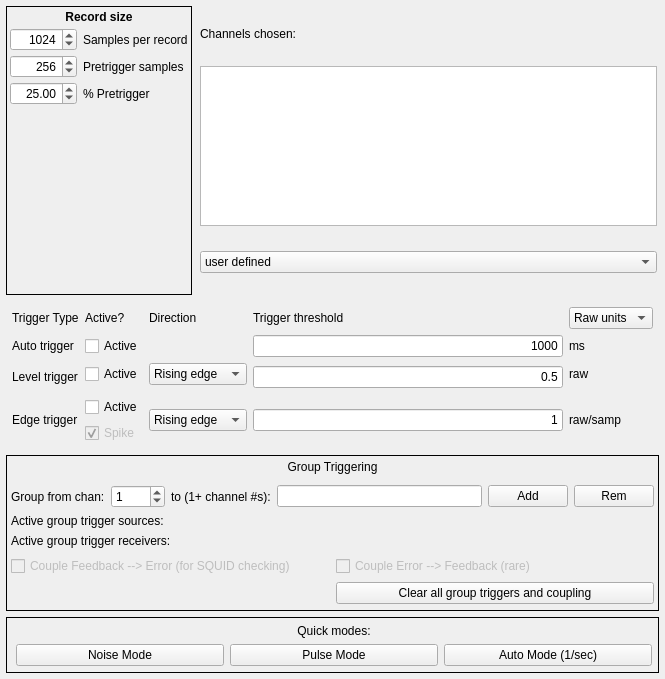
<?xml version="1.0" encoding="UTF-8"?>
<ui version="4.0">
 <class>triggerConfigTab</class>
 <widget class="QWidget" name="triggerConfigTab">
  <property name="geometry">
   <rect>
    <x>0</x>
    <y>0</y>
    <width>665</width>
    <height>679</height>
   </rect>
  </property>
  <property name="sizePolicy">
   <sizepolicy hsizetype="MinimumExpanding" vsizetype="MinimumExpanding">
    <horstretch>0</horstretch>
    <verstretch>0</verstretch>
   </sizepolicy>
  </property>
  <property name="windowTitle">
   <string>Form</string>
  </property>
  <property name="toolTip">
   <string>Units for the trigger thresholds</string>
  </property>
  <layout class="QVBoxLayout" name="verticalLayout">
   <property name="leftMargin">
    <number>6</number>
   </property>
   <property name="topMargin">
    <number>6</number>
   </property>
   <property name="rightMargin">
    <number>6</number>
   </property>
   <property name="bottomMargin">
    <number>6</number>
   </property>
   <item>
    <layout class="QHBoxLayout" name="horizontalLayout">
     <item>
      <widget class="QFrame" name="recordSizeFrame">
       <property name="frameShape">
        <enum>QFrame::Panel</enum>
       </property>
       <layout class="QGridLayout" name="recordDetailLayout">
        <property name="leftMargin">
         <number>3</number>
        </property>
        <property name="topMargin">
         <number>3</number>
        </property>
        <property name="rightMargin">
         <number>3</number>
        </property>
        <property name="bottomMargin">
         <number>3</number>
        </property>
        <property name="horizontalSpacing">
         <number>6</number>
        </property>
        <property name="verticalSpacing">
         <number>4</number>
        </property>
        <item row="2" column="1">
         <widget class="QLabel" name="pretrigLengthLabel">
          <property name="text">
           <string>Pretrigger samples</string>
          </property>
         </widget>
        </item>
        <item row="2" column="0">
         <widget class="QSpinBox" name="pretrigLengthSpinBox">
          <property name="alignment">
           <set>Qt::AlignRight|Qt::AlignTrailing|Qt::AlignVCenter</set>
          </property>
          <property name="keyboardTracking">
           <bool>false</bool>
          </property>
          <property name="minimum">
           <number>3</number>
          </property>
          <property name="maximum">
           <number>65536</number>
          </property>
          <property name="value">
           <number>256</number>
          </property>
         </widget>
        </item>
        <item row="3" column="1">
         <widget class="QLabel" name="pretrigPercentLabel">
          <property name="text">
           <string>% Pretrigger</string>
          </property>
         </widget>
        </item>
        <item row="1" column="1">
         <widget class="QLabel" name="recordLengthLabel">
          <property name="text">
           <string>Samples per record</string>
          </property>
         </widget>
        </item>
        <item row="4" column="0">
         <spacer name="verticalSpacer">
          <property name="orientation">
           <enum>Qt::Vertical</enum>
          </property>
          <property name="sizeHint" stdset="0">
           <size>
            <width>20</width>
            <height>40</height>
           </size>
          </property>
         </spacer>
        </item>
        <item row="1" column="0">
         <widget class="QSpinBox" name="recordLengthSpinBox">
          <property name="toolTip">
           <string>Samples in a record (from 4 to 2^21)</string>
          </property>
          <property name="alignment">
           <set>Qt::AlignRight|Qt::AlignTrailing|Qt::AlignVCenter</set>
          </property>
          <property name="keyboardTracking">
           <bool>false</bool>
          </property>
          <property name="minimum">
           <number>4</number>
          </property>
          <property name="maximum">
           <number>2097172</number>
          </property>
          <property name="value">
           <number>1024</number>
          </property>
         </widget>
        </item>
        <item row="3" column="0">
         <widget class="QDoubleSpinBox" name="pretrigPercentSpinBox">
          <property name="alignment">
           <set>Qt::AlignRight|Qt::AlignTrailing|Qt::AlignVCenter</set>
          </property>
          <property name="keyboardTracking">
           <bool>false</bool>
          </property>
          <property name="maximum">
           <double>100.000000000000000</double>
          </property>
          <property name="value">
           <double>25.000000000000000</double>
          </property>
         </widget>
        </item>
        <item row="0" column="0" colspan="2">
         <widget class="QLabel" name="label_19">
          <property name="font">
           <font>
            <weight>75</weight>
            <bold>true</bold>
           </font>
          </property>
          <property name="text">
           <string>Record size</string>
          </property>
          <property name="alignment">
           <set>Qt::AlignCenter</set>
          </property>
         </widget>
        </item>
       </layout>
      </widget>
     </item>
     <item>
      <layout class="QVBoxLayout" name="channelsChosenLayout">
       <property name="leftMargin">
        <number>2</number>
       </property>
       <property name="topMargin">
        <number>2</number>
       </property>
       <property name="rightMargin">
        <number>2</number>
       </property>
       <property name="bottomMargin">
        <number>2</number>
       </property>
       <item>
        <widget class="QLabel" name="channelsChosenLabel">
         <property name="sizePolicy">
          <sizepolicy hsizetype="Preferred" vsizetype="Fixed">
           <horstretch>0</horstretch>
           <verstretch>0</verstretch>
          </sizepolicy>
         </property>
         <property name="text">
          <string>Channels chosen:</string>
         </property>
        </widget>
       </item>
       <item>
        <widget class="QPlainTextEdit" name="channelsChosenEdit">
         <property name="sizePolicy">
          <sizepolicy hsizetype="MinimumExpanding" vsizetype="MinimumExpanding">
           <horstretch>0</horstretch>
           <verstretch>0</verstretch>
          </sizepolicy>
         </property>
         <property name="minimumSize">
          <size>
           <width>160</width>
           <height>20</height>
          </size>
         </property>
         <property name="maximumSize">
          <size>
           <width>16777215</width>
           <height>160</height>
          </size>
         </property>
         <property name="sizeIncrement">
          <size>
           <width>0</width>
           <height>0</height>
          </size>
         </property>
         <property name="baseSize">
          <size>
           <width>160</width>
           <height>40</height>
          </size>
         </property>
         <property name="tabChangesFocus">
          <bool>true</bool>
         </property>
        </widget>
       </item>
       <item>
        <widget class="QComboBox" name="channelChooserBox">
         <property name="toolTip">
          <string>Fill the channel list (above) with standard groupings</string>
         </property>
         <property name="currentIndex">
          <number>0</number>
         </property>
         <item>
          <property name="text">
           <string>user defined</string>
          </property>
         </item>
         <item>
          <property name="text">
           <string>All channels</string>
          </property>
         </item>
         <item>
          <property name="text">
           <string>Signal channels</string>
          </property>
         </item>
         <item>
          <property name="text">
           <string>TDM error channels</string>
          </property>
         </item>
        </widget>
       </item>
      </layout>
     </item>
    </layout>
   </item>
   <item>
    <widget class="QFrame" name="triggerDetailsGroup">
     <property name="enabled">
      <bool>true</bool>
     </property>
     <property name="frameShape">
      <enum>QFrame::NoFrame</enum>
     </property>
     <layout class="QGridLayout" name="gridLayout">
      <property name="leftMargin">
       <number>6</number>
      </property>
      <property name="topMargin">
       <number>6</number>
      </property>
      <property name="rightMargin">
       <number>6</number>
      </property>
      <property name="bottomMargin">
       <number>6</number>
      </property>
      <property name="verticalSpacing">
       <number>6</number>
      </property>
      <item row="5" column="0" rowspan="2">
       <widget class="QLabel" name="edgeTrigLabel">
        <property name="text">
         <string>Edge trigger</string>
        </property>
        <property name="alignment">
         <set>Qt::AlignLeading|Qt::AlignLeft|Qt::AlignVCenter</set>
        </property>
        <property name="wordWrap">
         <bool>true</bool>
        </property>
        <property name="margin">
         <number>2</number>
        </property>
       </widget>
      </item>
      <item row="5" column="4" rowspan="2">
       <widget class="QLabel" name="edgeUnitsLabel">
        <property name="text">
         <string>raw/samp</string>
        </property>
       </widget>
      </item>
      <item row="5" column="3" rowspan="2">
       <widget class="QLineEdit" name="edgeEdit">
        <property name="sizePolicy">
         <sizepolicy hsizetype="MinimumExpanding" vsizetype="Fixed">
          <horstretch>0</horstretch>
          <verstretch>0</verstretch>
         </sizepolicy>
        </property>
        <property name="minimumSize">
         <size>
          <width>10</width>
          <height>0</height>
         </size>
        </property>
        <property name="baseSize">
         <size>
          <width>100</width>
          <height>0</height>
         </size>
        </property>
        <property name="toolTip">
         <string>Slope threshhold, in Volts/ms.</string>
        </property>
        <property name="text">
         <string>1</string>
        </property>
        <property name="alignment">
         <set>Qt::AlignRight|Qt::AlignTrailing|Qt::AlignVCenter</set>
        </property>
       </widget>
      </item>
      <item row="1" column="3">
       <widget class="QLineEdit" name="autoTimeEdit">
        <property name="sizePolicy">
         <sizepolicy hsizetype="MinimumExpanding" vsizetype="Fixed">
          <horstretch>0</horstretch>
          <verstretch>0</verstretch>
         </sizepolicy>
        </property>
        <property name="minimumSize">
         <size>
          <width>10</width>
          <height>0</height>
         </size>
        </property>
        <property name="baseSize">
         <size>
          <width>100</width>
          <height>0</height>
         </size>
        </property>
        <property name="toolTip">
         <string>Time between auto triggers (ms)</string>
        </property>
        <property name="text">
         <string>1000</string>
        </property>
        <property name="alignment">
         <set>Qt::AlignRight|Qt::AlignTrailing|Qt::AlignVCenter</set>
        </property>
       </widget>
      </item>
      <item row="1" column="0">
       <widget class="QLabel" name="autoTrigLabel">
        <property name="text">
         <string>Auto trigger</string>
        </property>
        <property name="margin">
         <number>2</number>
        </property>
       </widget>
      </item>
      <item row="6" column="1">
       <widget class="QCheckBox" name="spikeReject">
        <property name="enabled">
         <bool>false</bool>
        </property>
        <property name="toolTip">
         <string>Whether to use the spike-rejection test in the edge trigger algorithm</string>
        </property>
        <property name="text">
         <string>Spike</string>
        </property>
        <property name="checked">
         <bool>true</bool>
        </property>
       </widget>
      </item>
      <item row="2" column="2">
       <widget class="QComboBox" name="levelRiseFallBoth">
        <item>
         <property name="text">
          <string>Rising edge</string>
         </property>
        </item>
        <item>
         <property name="text">
          <string>Falling edge</string>
         </property>
        </item>
        <item>
         <property name="text">
          <string>Either</string>
         </property>
        </item>
       </widget>
      </item>
      <item row="2" column="3" rowspan="2">
       <widget class="QLineEdit" name="levelEdit">
        <property name="sizePolicy">
         <sizepolicy hsizetype="MinimumExpanding" vsizetype="Fixed">
          <horstretch>0</horstretch>
          <verstretch>0</verstretch>
         </sizepolicy>
        </property>
        <property name="minimumSize">
         <size>
          <width>10</width>
          <height>0</height>
         </size>
        </property>
        <property name="baseSize">
         <size>
          <width>100</width>
          <height>0</height>
         </size>
        </property>
        <property name="toolTip">
         <string>Raw or voltage level for the level trigger</string>
        </property>
        <property name="text">
         <string>0.5</string>
        </property>
        <property name="alignment">
         <set>Qt::AlignRight|Qt::AlignTrailing|Qt::AlignVCenter</set>
        </property>
       </widget>
      </item>
      <item row="1" column="4">
       <widget class="QLabel" name="autoUnitsLabel">
        <property name="text">
         <string>ms</string>
        </property>
       </widget>
      </item>
      <item row="2" column="1">
       <widget class="QCheckBox" name="levelTrigActive">
        <property name="toolTip">
         <string>Turn on level trigger for selected channels</string>
        </property>
        <property name="text">
         <string>Active</string>
        </property>
       </widget>
      </item>
      <item row="5" column="2" rowspan="2">
       <widget class="QComboBox" name="edgeRiseFallBoth">
        <property name="toolTip">
         <string>Trigger these channels on rising edges, falling edges, or both</string>
        </property>
        <item>
         <property name="text">
          <string>Rising edge</string>
         </property>
        </item>
        <item>
         <property name="text">
          <string>Falling edge</string>
         </property>
        </item>
        <item>
         <property name="text">
          <string>Either</string>
         </property>
        </item>
        <item>
         <property name="text">
          <string/>
         </property>
        </item>
       </widget>
      </item>
      <item row="5" column="1">
       <widget class="QCheckBox" name="edgeTrigActive">
        <property name="toolTip">
         <string>Turn on edge trigger for selected channels</string>
        </property>
        <property name="text">
         <string>Active</string>
        </property>
       </widget>
      </item>
      <item row="2" column="0" rowspan="2">
       <widget class="QLabel" name="levelTrigLabel">
        <property name="text">
         <string>Level trigger</string>
        </property>
        <property name="margin">
         <number>2</number>
        </property>
       </widget>
      </item>
      <item row="2" column="4">
       <widget class="QLabel" name="levelUnitsLabel">
        <property name="text">
         <string>raw</string>
        </property>
       </widget>
      </item>
      <item row="1" column="1">
       <widget class="QCheckBox" name="autoTrigActive">
        <property name="toolTip">
         <string>Turn on auto-trigger for selected channels</string>
        </property>
        <property name="text">
         <string>Active</string>
        </property>
       </widget>
      </item>
      <item row="0" column="4">
       <widget class="QComboBox" name="levelVoltsRaw">
        <property name="toolTip">
         <string>Change units for trigger thresholds</string>
        </property>
        <property name="currentIndex">
         <number>1</number>
        </property>
        <item>
         <property name="text">
          <string>Volts</string>
         </property>
        </item>
        <item>
         <property name="text">
          <string>Raw units</string>
         </property>
        </item>
       </widget>
      </item>
      <item row="0" column="0">
       <widget class="QLabel" name="label_2">
        <property name="text">
         <string>Trigger Type</string>
        </property>
        <property name="margin">
         <number>-1</number>
        </property>
       </widget>
      </item>
      <item row="0" column="1">
       <widget class="QLabel" name="label_3">
        <property name="text">
         <string>Active?</string>
        </property>
       </widget>
      </item>
      <item row="0" column="3">
       <widget class="QLabel" name="label_4">
        <property name="text">
         <string>Trigger threshold</string>
        </property>
       </widget>
      </item>
      <item row="0" column="2">
       <widget class="QLabel" name="label_5">
        <property name="text">
         <string>Direction</string>
        </property>
       </widget>
      </item>
     </layout>
    </widget>
   </item>
   <item>
    <widget class="QFrame" name="GroupTriggerFrame">
     <property name="frameShape">
      <enum>QFrame::Panel</enum>
     </property>
     <layout class="QGridLayout" name="gridLayout_3">
      <property name="leftMargin">
       <number>4</number>
      </property>
      <property name="topMargin">
       <number>4</number>
      </property>
      <property name="rightMargin">
       <number>4</number>
      </property>
      <property name="bottomMargin">
       <number>4</number>
      </property>
      <item row="1" column="0">
       <layout class="QHBoxLayout" name="horizontalLayout_2">
        <property name="topMargin">
         <number>5</number>
        </property>
        <item>
         <widget class="QLabel" name="label_7">
          <property name="text">
           <string>Group from chan:</string>
          </property>
         </widget>
        </item>
        <item>
         <widget class="QSpinBox" name="groupTriggerSource">
          <property name="toolTip">
           <string>Let this channel cause group triggers</string>
          </property>
          <property name="maximum">
           <number>9999</number>
          </property>
          <property name="value">
           <number>1</number>
          </property>
         </widget>
        </item>
        <item>
         <widget class="QLabel" name="label_8">
          <property name="text">
           <string>to (1+ channel #s):</string>
          </property>
         </widget>
        </item>
        <item>
         <widget class="QLineEdit" name="groupTriggerReceivers">
          <property name="toolTip">
           <string>These channels receive group triggers (comma-separated list; invalid numbers are ignored)</string>
          </property>
         </widget>
        </item>
        <item>
         <widget class="QPushButton" name="groupTriggerAdd">
          <property name="toolTip">
           <string>Add these groupings</string>
          </property>
          <property name="text">
           <string>Add</string>
          </property>
         </widget>
        </item>
        <item>
         <widget class="QPushButton" name="groupTriggerRemove">
          <property name="toolTip">
           <string>Remove these groupings</string>
          </property>
          <property name="text">
           <string>Rem</string>
          </property>
         </widget>
        </item>
       </layout>
      </item>
      <item row="0" column="0">
       <widget class="QLabel" name="label_6">
        <property name="text">
         <string>Group Triggering</string>
        </property>
        <property name="alignment">
         <set>Qt::AlignCenter</set>
        </property>
       </widget>
      </item>
      <item row="3" column="0">
       <layout class="QVBoxLayout" name="verticalLayout_2">
        <property name="topMargin">
         <number>0</number>
        </property>
        <item>
         <widget class="QLabel" name="groupTriggerActiveSrc">
          <property name="text">
           <string>Active group trigger sources: &lt;none&gt;</string>
          </property>
         </widget>
        </item>
        <item>
         <widget class="QLabel" name="groupTriggerActiveRx">
          <property name="text">
           <string>Active group trigger receivers: &lt;none&gt;</string>
          </property>
         </widget>
        </item>
       </layout>
      </item>
      <item row="7" column="0">
       <layout class="QGridLayout" name="couplingGridLayout" columnstretch="0,0" columnminimumwidth="0,0">
        <property name="topMargin">
         <number>2</number>
        </property>
        <property name="bottomMargin">
         <number>2</number>
        </property>
        <item row="0" column="1">
         <widget class="QCheckBox" name="coupleErrToFBCheckBox">
          <property name="enabled">
           <bool>false</bool>
          </property>
          <property name="toolTip">
           <string>If checked, any trigger in an error channel will also
trigger the corresponding FB chan (Lancero only).</string>
          </property>
          <property name="text">
           <string>Couple Error --&gt; Feedback (rare)</string>
          </property>
         </widget>
        </item>
        <item row="2" column="1">
         <widget class="QPushButton" name="groupTriggerClearAll">
          <property name="text">
           <string>Clear all group triggers and coupling</string>
          </property>
         </widget>
        </item>
        <item row="0" column="0">
         <widget class="QCheckBox" name="coupleFBToErrCheckBox">
          <property name="enabled">
           <bool>false</bool>
          </property>
          <property name="toolTip">
           <string>If checked, any trigger in a FB channel will also trigger
the corresponding Error chan (Lancero only).</string>
          </property>
          <property name="text">
           <string>Couple Feedback --&gt; Error (for SQUID checking)</string>
          </property>
         </widget>
        </item>
       </layout>
      </item>
     </layout>
    </widget>
   </item>
   <item>
    <widget class="QFrame" name="triggerLoadSaveFrame">
     <property name="enabled">
      <bool>true</bool>
     </property>
     <property name="frameShape">
      <enum>QFrame::Panel</enum>
     </property>
     <layout class="QGridLayout" name="gridLayout_2">
      <property name="topMargin">
       <number>6</number>
      </property>
      <property name="rightMargin">
       <number>6</number>
      </property>
      <property name="bottomMargin">
       <number>6</number>
      </property>
      <item row="1" column="1">
       <widget class="QPushButton" name="pulseModeButton">
        <property name="enabled">
         <bool>true</bool>
        </property>
        <property name="toolTip">
         <string>Switch to pulse data mode
(keep same edge threshold)</string>
        </property>
        <property name="text">
         <string>Pulse Mode</string>
        </property>
       </widget>
      </item>
      <item row="1" column="2">
       <widget class="QPushButton" name="auto1psModeButton">
        <property name="toolTip">
         <string>Switch to auto data mode (1 trigger/second)</string>
        </property>
        <property name="text">
         <string>Auto Mode (1/sec)</string>
        </property>
       </widget>
      </item>
      <item row="1" column="0">
       <widget class="QPushButton" name="noiseModeButton">
        <property name="toolTip">
         <string>Switch to noise data mode</string>
        </property>
        <property name="text">
         <string>Noise Mode</string>
        </property>
       </widget>
      </item>
      <item row="0" column="1">
       <widget class="QLabel" name="label">
        <property name="text">
         <string>Quick modes:</string>
        </property>
        <property name="alignment">
         <set>Qt::AlignCenter</set>
        </property>
       </widget>
      </item>
     </layout>
    </widget>
   </item>
  </layout>
 </widget>
 <tabstops>
  <tabstop>recordLengthSpinBox</tabstop>
  <tabstop>pretrigLengthSpinBox</tabstop>
  <tabstop>pretrigPercentSpinBox</tabstop>
 </tabstops>
 <resources/>
 <connections>
  <connection>
   <sender>channelChooserBox</sender>
   <signal>activated(int)</signal>
   <receiver>triggerConfigTab</receiver>
   <slot>channelChooserChanged(int)</slot>
   <hints>
    <hint type="sourcelabel">
     <x>609</x>
     <y>309</y>
    </hint>
    <hint type="destinationlabel">
     <x>461</x>
     <y>123</y>
    </hint>
   </hints>
  </connection>
  <connection>
   <sender>autoTrigActive</sender>
   <signal>clicked()</signal>
   <receiver>triggerConfigTab</receiver>
   <slot>changedAutoTrigConfig()</slot>
   <hints>
    <hint type="sourcelabel">
     <x>163</x>
     <y>382</y>
    </hint>
    <hint type="destinationlabel">
     <x>138</x>
     <y>239</y>
    </hint>
   </hints>
  </connection>
  <connection>
   <sender>autoTimeEdit</sender>
   <signal>editingFinished()</signal>
   <receiver>triggerConfigTab</receiver>
   <slot>changedAutoTrigConfig()</slot>
   <hints>
    <hint type="sourcelabel">
     <x>496</x>
     <y>382</y>
    </hint>
    <hint type="destinationlabel">
     <x>419</x>
     <y>241</y>
    </hint>
   </hints>
  </connection>
  <connection>
   <sender>levelTrigActive</sender>
   <signal>clicked()</signal>
   <receiver>triggerConfigTab</receiver>
   <slot>changedLevelTrigConfig()</slot>
   <hints>
    <hint type="sourcelabel">
     <x>163</x>
     <y>408</y>
    </hint>
    <hint type="destinationlabel">
     <x>106</x>
     <y>240</y>
    </hint>
   </hints>
  </connection>
  <connection>
   <sender>levelEdit</sender>
   <signal>editingFinished()</signal>
   <receiver>triggerConfigTab</receiver>
   <slot>changedLevelTrigConfig()</slot>
   <hints>
    <hint type="sourcelabel">
     <x>496</x>
     <y>409</y>
    </hint>
    <hint type="destinationlabel">
     <x>328</x>
     <y>236</y>
    </hint>
   </hints>
  </connection>
  <connection>
   <sender>edgeEdit</sender>
   <signal>editingFinished()</signal>
   <receiver>triggerConfigTab</receiver>
   <slot>changedEdgeTrigConfig()</slot>
   <hints>
    <hint type="sourcelabel">
     <x>496</x>
     <y>441</y>
    </hint>
    <hint type="destinationlabel">
     <x>299</x>
     <y>283</y>
    </hint>
   </hints>
  </connection>
  <connection>
   <sender>edgeRiseFallBoth</sender>
   <signal>currentIndexChanged(int)</signal>
   <receiver>triggerConfigTab</receiver>
   <slot>changedEdgeTrigConfig()</slot>
   <hints>
    <hint type="sourcelabel">
     <x>289</x>
     <y>445</y>
    </hint>
    <hint type="destinationlabel">
     <x>299</x>
     <y>283</y>
    </hint>
   </hints>
  </connection>
  <connection>
   <sender>edgeTrigActive</sender>
   <signal>clicked()</signal>
   <receiver>triggerConfigTab</receiver>
   <slot>changedEdgeTrigConfig()</slot>
   <hints>
    <hint type="sourcelabel">
     <x>163</x>
     <y>432</y>
    </hint>
    <hint type="destinationlabel">
     <x>299</x>
     <y>283</y>
    </hint>
   </hints>
  </connection>
  <connection>
   <sender>spikeReject</sender>
   <signal>clicked()</signal>
   <receiver>triggerConfigTab</receiver>
   <slot>changedEdgeTrigConfig()</slot>
   <hints>
    <hint type="sourcelabel">
     <x>163</x>
     <y>451</y>
    </hint>
    <hint type="destinationlabel">
     <x>299</x>
     <y>283</y>
    </hint>
   </hints>
  </connection>
  <connection>
   <sender>recordLengthSpinBox</sender>
   <signal>valueChanged(int)</signal>
   <receiver>triggerConfigTab</receiver>
   <slot>changedRecordLength(int)</slot>
   <hints>
    <hint type="sourcelabel">
     <x>86</x>
     <y>54</y>
    </hint>
    <hint type="destinationlabel">
     <x>299</x>
     <y>283</y>
    </hint>
   </hints>
  </connection>
  <connection>
   <sender>pretrigLengthSpinBox</sender>
   <signal>valueChanged(int)</signal>
   <receiver>triggerConfigTab</receiver>
   <slot>editedPretrigLength()</slot>
   <hints>
    <hint type="sourcelabel">
     <x>75</x>
     <y>60</y>
    </hint>
    <hint type="destinationlabel">
     <x>299</x>
     <y>283</y>
    </hint>
   </hints>
  </connection>
  <connection>
   <sender>pretrigPercentSpinBox</sender>
   <signal>valueChanged(double)</signal>
   <receiver>triggerConfigTab</receiver>
   <slot>editedPretrigPercentage()</slot>
   <hints>
    <hint type="sourcelabel">
     <x>75</x>
     <y>93</y>
    </hint>
    <hint type="destinationlabel">
     <x>299</x>
     <y>283</y>
    </hint>
   </hints>
  </connection>
  <connection>
   <sender>levelRiseFallBoth</sender>
   <signal>currentIndexChanged(int)</signal>
   <receiver>triggerConfigTab</receiver>
   <slot>changedLevelTrigConfig()</slot>
   <hints>
    <hint type="sourcelabel">
     <x>289</x>
     <y>412</y>
    </hint>
    <hint type="destinationlabel">
     <x>308</x>
     <y>301</y>
    </hint>
   </hints>
  </connection>
  <connection>
   <sender>levelVoltsRaw</sender>
   <signal>currentIndexChanged(int)</signal>
   <receiver>triggerConfigTab</receiver>
   <slot>changedLevelUnits()</slot>
   <hints>
    <hint type="sourcelabel">
     <x>559</x>
     <y>471</y>
    </hint>
    <hint type="destinationlabel">
     <x>447</x>
     <y>484</y>
    </hint>
   </hints>
  </connection>
 </connections>
 <slots>
  <slot>editedPretrigPercentage()</slot>
  <slot>changedRecordLength(int)</slot>
  <slot>editedPretrigLength()</slot>
  <slot>channelChooserChanged(int)</slot>
  <slot>changedAutoTrigConfig()</slot>
  <slot>changedLevelTrigConfig()</slot>
  <slot>changedLevelUnits()</slot>
  <slot>changedEdgeTrigConfig()</slot>
  <slot>changedNoiseTrigConfig()</slot>
  <slot>checkedCoupleErrFB(bool)</slot>
  <slot>checkedCoupleFBErr(bool)</slot>
  <slot>changedFFTConfig()</slot>
  <slot>stopAllFFT()</slot>
  <slot>changedSpikeReject(bool)</slot>
 </slots>
</ui>
